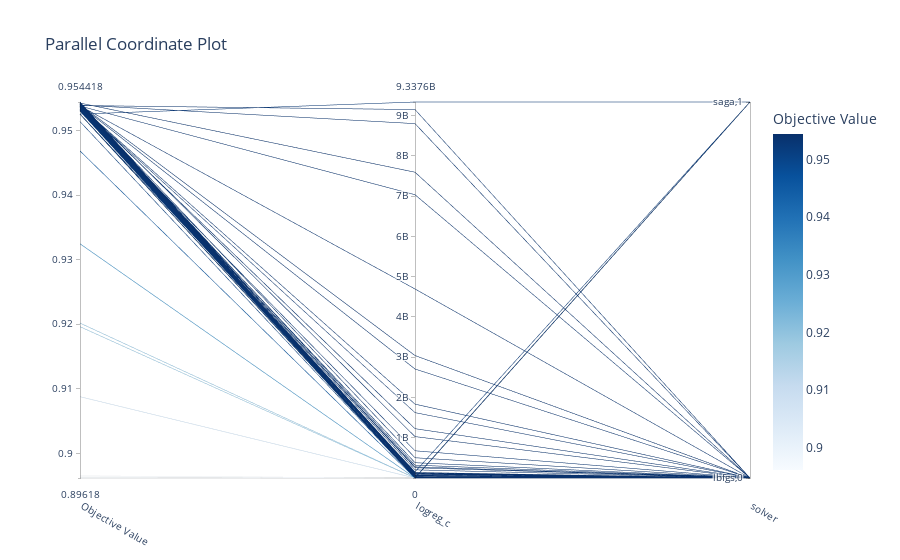

Write notebook code for a chart like this one.
### Code cell
#
plot_parallel_coordinate(study_LR)
